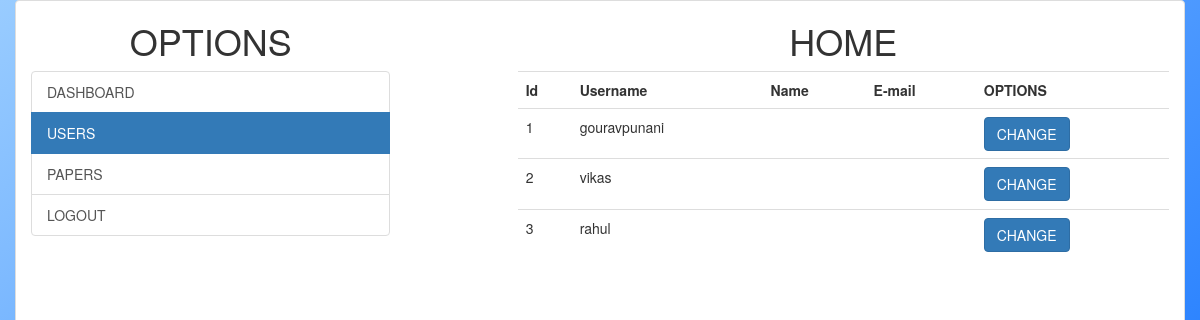
The page /admin_users.php on the database its author committed.
### tables this page shows
CREATE TABLE `users` (
  `id` int(11) NOT NULL,
  `username` varchar(100) NOT NULL,
  `password` varchar(100) NOT NULL
);

### admin_users.php (the view, shortened to what this page needs)
<!DOCTYPE html>
<html>
<head>
  <link rel="stylesheet" href="https://maxcdn.bootstrapcdn.com/bootstrap/3.3.7/css/bootstrap.min.css">
</head>
<body>
  <div class="container">
    <div class="row">
    <div class="panel panel-default">
      <div class="col-sm-4">
        <div class="text-center">
        <h1>OPTIONS</h1>
        </div>
          <div class="list-group ">
            <a href="control_panel.php" class="list-group-item ">DASHBOARD</a>
            <a href="admin_users.php" class="list-group-item active">USERS</a>
            <a href="#" class="list-group-item">PAPERS</a>
          <a href="logout.php?ref=cpanel" class="list-group-item">LOGOUT</a>
        </div>
      </div>
        <div class="col-sm-offset-1 col-sm-7">
          <div class="text-center">
            <h1>HOME</h1>
          </div>
              <?php
                include 'connection.php';
                $sql="SELECT * FROM `users`";
                $res=mysqli_query($conn,$sql);
                if($res)
                {
                  if(mysqli_num_rows($res)>0)
                  {
                      echo "<table class='table table-hover'><tr><th>Id</th><th>Username</th><th>Name</th><th>E-mail</th><th>OPTIONS</th></tr>";
                      while($row=mysqli_fetch_assoc($res))
                      {
                        echo "<tr><td>".$row['id']."</td><td>".$row['username']."</td><td>".$row['name']."</td><td>".$row['email']."</td><td><button type='button' onclick='getdata(".$row['id'].");' class='btn btn-primary' data-toggle='modal' data-target='#myModal'>CHANGE</button></td><tr>";
                      }
                      echo "</table>";
                  }
                }
              ?>
        </div>
      </div>
    </div>
  </div>
</body>
</html>

### admin_users.php (style rules this page uses)
body { background: linear-gradient(to top left, #0066ff 0%, #99ccff 100%); height: 100vh; }
.panel { height: 100vh; }

### rows shown on the page
users: id "1", username "gouravpunani"
users: id "2", username "vikas"
users: id "3", username "rahul"
